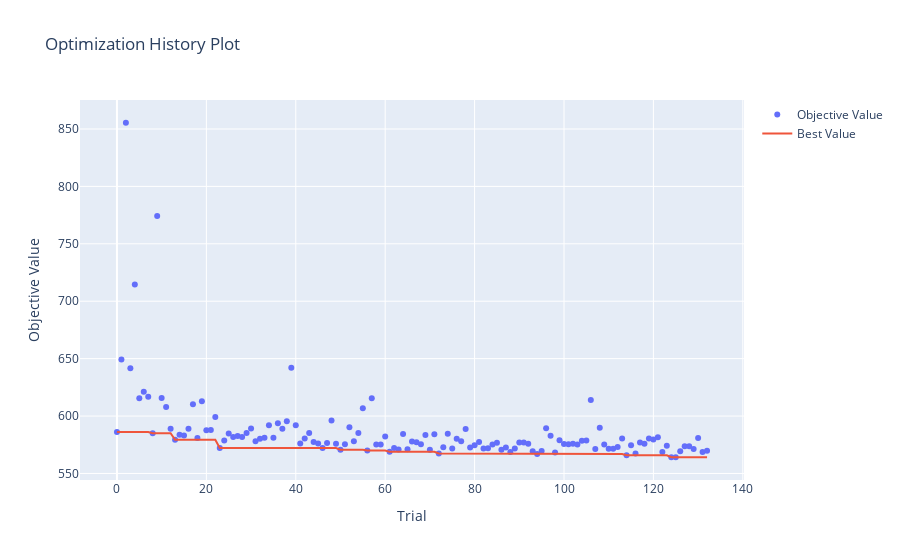

Notebook cell for this chart:
### Code cell
optuna.visualization.plot_optimization_history(study)

### Figure 1 — Plotly figure (JSON) as saved in the notebook; plotly's stock layout.template omitted (floating-point values rounded to 4 significant figures; data arrays with more than 128 entries replaced by an {"elided": "..."} marker saying what was removed)
{"data": [{"mode": "markers", "name": "Objective Value", "type": "scatter", "x": {"elided": "133 int values"}, "y": {"elided": "133 float values"}}, {"name": "Best Value", "type": "scatter", "x": {"elided": "133 int values"}, "y": {"elided": "133 float values"}}], "layout": {"title": {"text": "Optimization History Plot"}, "xaxis": {"title": {"text": "Trial"}}, "yaxis": {"title": {"text": "Objective Value"}}}}
